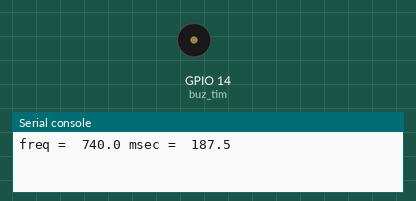
The program below on a simulated ESP32 board running MicroPython. Parts: buzzer (waves = sounding), the last lines printed to the serial console. At 11.6 s the program stops and its outputs stay as they are.

Above: at 0.17 s.
At 8.93 s:
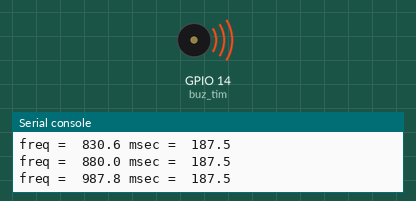
Timing chart, 0 to 13.0 s (numbered marks = the images above):
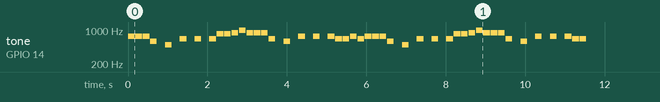

The program:

take_on_me.py
```python
#90's ringtone retro
#https://forum.micropython.org/viewtopic.php?f=16&t=2047&start=10


from rtttl import RTTTL
import time
from machine import Pin, PWM

buz_tim = PWM(Pin(14))

def play_tone(freq, msec):
    print('freq = {:6.1f} msec = {:6.1f}'.format(freq, msec))
    if freq > 0:
        buz_tim.freq(int(freq))
        buz_tim.duty(50)
    time.sleep_ms(int(msec * 0.9))
    buz_tim.duty(0)
    time.sleep_ms(int(msec * 0.1))


tune = RTTTL('TakeOnMe:d=4,o=4,b=160:8f#5,8f#5,8f#5,8d5,8p,8b,8p,8e5,8p,8e5,8p,8e5,8g#5,8g#5,8a5,8b5,8a5,8a5,8a5,8e5,8p,8d5,8p,8f#5,8p,8f#5,8p,8f#5,8e5,8e5,8f#5,8e5,8f#5,8f#5,8f#5,8d5,8p,8b,8p,8e5,8p,8e5,8p,8e5,8g#5,8g#5,8a5,8b5,8a5,8a5,8a5,8e5,8p,8d5,8p,8f#5,8p,8f#5,8p,8f#5,8e5,8e5')

for freq, msec in tune.notes():
    play_tone(freq, msec)
```

Measured:
- by itself, tone on GPIO 14 (buz_tim): plays 740 Hz for 0.17 s, 740 Hz for 0.17 s, 740 Hz for 0.17 s, 587 Hz for 0.17 s, 493 Hz for 0.17 s, 659 Hz for 0.17 s … (46 notes in this stretch)
